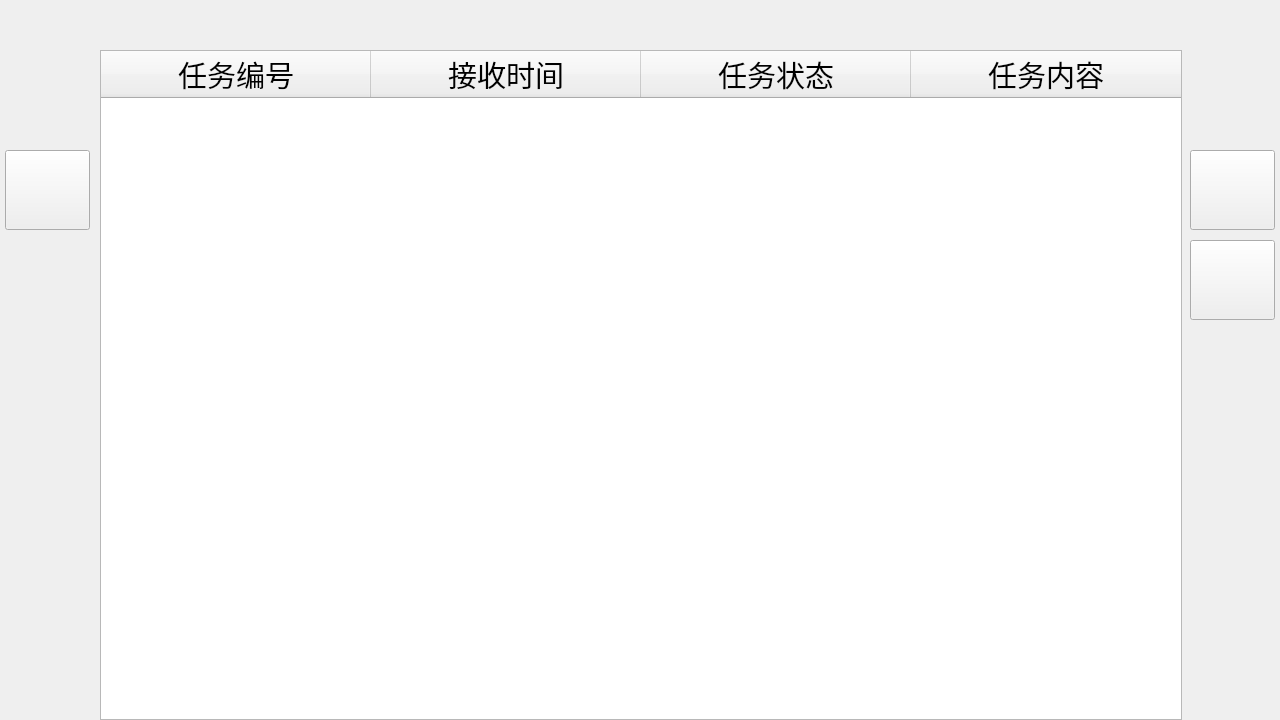
<?xml version="1.0" encoding="UTF-8"?>
<ui version="4.0">
 <class>TaskUI</class>
 <widget class="QWidget" name="TaskUI">
  <property name="geometry">
   <rect>
    <x>0</x>
    <y>0</y>
    <width>1280</width>
    <height>720</height>
   </rect>
  </property>
  <property name="windowTitle">
   <string>Form</string>
  </property>
  <property name="autoFillBackground">
   <bool>true</bool>
  </property>
  <property name="styleSheet">
   <string notr="true">/*background-image:url(:/icon/vm/dashboard/bg_1.png)</string>
  </property>
  <widget class="QPushButton" name="backBtn">
   <property name="geometry">
    <rect>
     <x>5</x>
     <y>150</y>
     <width>85</width>
     <height>80</height>
    </rect>
   </property>
   <property name="autoFillBackground">
    <bool>false</bool>
   </property>
   <property name="styleSheet">
    <string notr="true">QPushButton {border-image:url(:/icon/gis/task/btn_dwfh_n.png)}QPushButton:pressed {border-image:url(:/icon/gis/task/btn_dwfh_p.png)}QPushButton:checked {border-image:url(:/icon/gis/task/btn_dwfh_s.png)}</string>
   </property>
   <property name="text">
    <string/>
   </property>
  </widget>
  <widget class="QPushButton" name="previewBtn">
   <property name="geometry">
    <rect>
     <x>1190</x>
     <y>150</y>
     <width>85</width>
     <height>80</height>
    </rect>
   </property>
   <property name="styleSheet">
    <string notr="true">QPushButton {border-image:url(:/icon/gis/task/btn_yl_n.png)}
QPushButton:pressed {border-image:url(:/icon/gis/task/btn_yl_p.png)}QPushButton:checked {border-image:url(:/icon/gis/task/btn_yl_s.png)}</string>
   </property>
   <property name="text">
    <string/>
   </property>
  </widget>
  <widget class="QPushButton" name="deleteBtn">
   <property name="geometry">
    <rect>
     <x>1190</x>
     <y>240</y>
     <width>85</width>
     <height>80</height>
    </rect>
   </property>
   <property name="styleSheet">
    <string notr="true">QPushButton {border-image:url(:/icon/gis/task/btn_sc_n.png)}QPushButton:pressed {border-image:url(:/icon/gis/task/btn_sc_p.png)}QPushButton:checked {border-image:url(:/icon/gis/task/btn_sc_s.png)}</string>
   </property>
   <property name="text">
    <string/>
   </property>
  </widget>
  <widget class="QTableWidget" name="TaskTableWidget">
   <property name="geometry">
    <rect>
     <x>100</x>
     <y>50</y>
     <width>1082</width>
     <height>670</height>
    </rect>
   </property>
   <property name="autoFillBackground">
    <bool>true</bool>
   </property>
   <property name="styleSheet">
    <string notr="true">/*background-color: balck
</string>
   </property>
   <property name="editTriggers">
    <set>QAbstractItemView::AllEditTriggers</set>
   </property>
   <property name="selectionMode">
    <enum>QAbstractItemView::SingleSelection</enum>
   </property>
   <property name="selectionBehavior">
    <enum>QAbstractItemView::SelectRows</enum>
   </property>
   <property name="textElideMode">
    <enum>Qt::ElideRight</enum>
   </property>
   <property name="columnCount">
    <number>4</number>
   </property>
   <attribute name="horizontalHeaderDefaultSectionSize">
    <number>270</number>
   </attribute>
   <attribute name="verticalHeaderVisible">
    <bool>true</bool>
   </attribute>
   <attribute name="verticalHeaderCascadingSectionResizes">
    <bool>false</bool>
   </attribute>
   <attribute name="verticalHeaderDefaultSectionSize">
    <number>30</number>
   </attribute>
   <attribute name="verticalHeaderHighlightSections">
    <bool>false</bool>
   </attribute>
   <attribute name="verticalHeaderMinimumSectionSize">
    <number>25</number>
   </attribute>
   <attribute name="verticalHeaderShowSortIndicator" stdset="0">
    <bool>false</bool>
   </attribute>
   <attribute name="verticalHeaderStretchLastSection">
    <bool>false</bool>
   </attribute>
   <column>
    <property name="text">
     <string>任务编号</string>
    </property>
    <property name="font">
     <font>
      <pointsize>22</pointsize>
     </font>
    </property>
    <property name="textAlignment">
     <set>AlignCenter</set>
    </property>
   </column>
   <column>
    <property name="text">
     <string>接收时间</string>
    </property>
    <property name="font">
     <font>
      <pointsize>22</pointsize>
     </font>
    </property>
    <property name="textAlignment">
     <set>AlignCenter</set>
    </property>
   </column>
   <column>
    <property name="text">
     <string>任务状态</string>
    </property>
    <property name="font">
     <font>
      <pointsize>22</pointsize>
     </font>
    </property>
    <property name="textAlignment">
     <set>AlignCenter</set>
    </property>
   </column>
   <column>
    <property name="text">
     <string>任务内容</string>
    </property>
    <property name="font">
     <font>
      <pointsize>22</pointsize>
      <weight>50</weight>
      <bold>false</bold>
     </font>
    </property>
    <property name="textAlignment">
     <set>AlignCenter</set>
    </property>
   </column>
  </widget>
 </widget>
 <resources/>
 <connections/>
</ui>
